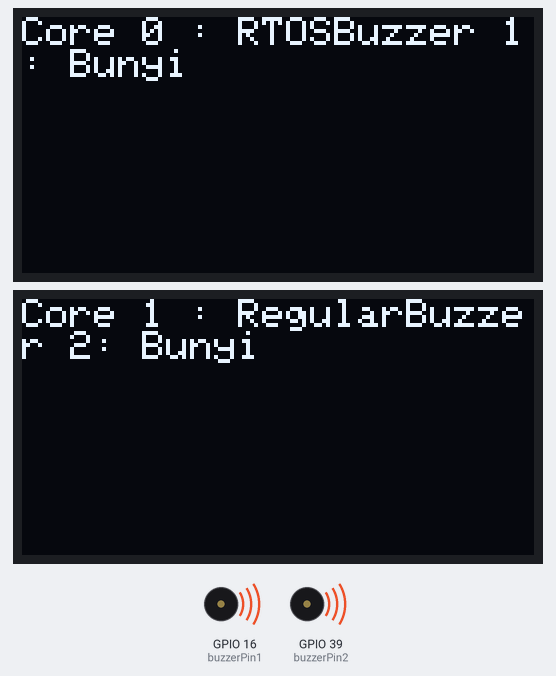
This sketch was run on a simulated ESP32-S3. Shown: 2 × 128×64 one-colour display, buzzer (waves = sounding, pin HIGH). The display library's start-up logo is not drawn.

Above: at 2.3 s.
At 4.3 s:
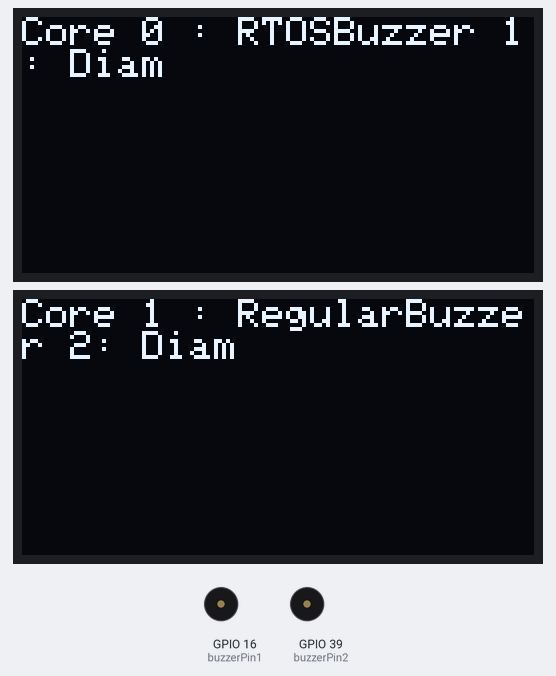
Timing chart, 0 to 40.0 s (numbered marks = the images above):
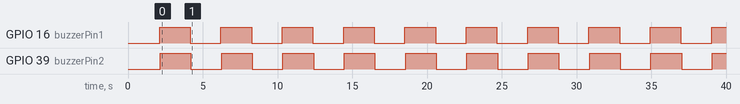

The sketch:

sketch.ino
```cpp
#include <Wire.h>
#include <Adafruit_GFX.h>
#include <Adafruit_SSD1306.h>

// Definisikan ukuran layar OLED
#define SCREEN_WIDTH 128
#define SCREEN_HEIGHT 64

// Alamat I2C untuk kedua OLED
#define OLED_ADDRESS 0x3C

// Pin untuk buzzer
const int buzzerPin1 = 16;  // Buzzer 1 di core 0
const int buzzerPin2 = 39;  // Buzzer 2 di core 1

// Status buzzer
volatile bool buzzerState1 = false;  // Status buzzer 1
volatile bool buzzerState2 = false;  // Status buzzer 2

// Inisialisasi OLED pertama (I2C di core 0, menggunakan pin 14 (SDA) dan 13 (SCL))
Adafruit_SSD1306 display1(SCREEN_WIDTH, SCREEN_HEIGHT, &Wire, -1);

// Inisialisasi OLED kedua (I2C di core 1, menggunakan pin 20 (SDA) dan 19 (SCL))
Adafruit_SSD1306 display2(SCREEN_WIDTH, SCREEN_HEIGHT, &Wire1, -1);

// Task yang dijalankan pada core 0
void core0Task(void *parameter) {
  pinMode(buzzerPin1, OUTPUT);  // Set pin buzzer 1 sebagai output

  while (true) {
    // Toggle buzzer 1
    buzzerState1 = !buzzerState1;
    digitalWrite(buzzerPin1, buzzerState1 ? HIGH : LOW);  // Menyalakan atau mematikan buzzer 1

    // Tampilkan status buzzer 1 di OLED pertama (core 0)
    display1.clearDisplay();
    display1.setTextSize(1);
    display1.setTextColor(SSD1306_WHITE);
    display1.setCursor(0, 0);
    display1.print("Core 0 : RTOS");

    // Tampilkan status buzzer 1
    display1.setCursor(0, 10);
    if (buzzerState1) {
      display1.print("Buzzer 1: Bunyi");
    } else {
      display1.print("Buzzer 1: Diam");
    }
    display1.display();

    // Tampilkan status buzzer 2 di OLED kedua (core 1)
    display2.clearDisplay();
    display2.setTextSize(1);
    display2.setTextColor(SSD1306_WHITE);
    display2.setCursor(0, 0);
    display2.print("Core 1 : Regular");

    if (buzzerState2) {
      display2.print("Buzzer 2: Bunyi");
    } else {
      display2.print("Buzzer 2: Diam");
    }
    display2.display();

    vTaskDelay(2000 / portTICK_PERIOD_MS);  // Delay 2 detik untuk update status
  }
}

// Task yang dijalankan pada core 1
void core1Task(void *parameter) {
  pinMode(buzzerPin2, OUTPUT);  // Set pin buzzer 2 sebagai output

  while (true) {
    // Toggle buzzer 2
    buzzerState2 = !buzzerState2;
    digitalWrite(buzzerPin2, buzzerState2 ? HIGH : LOW);  // Menyalakan atau mematikan buzzer 2

    // Tampilkan status buzzer 1 di OLED pertama (core 0)
    display1.clearDisplay();
    display1.setTextSize(1);
    display1.setTextColor(SSD1306_WHITE);
    display1.setCursor(0, 0);
    display1.print("Core 0 : RTOS");

    if (buzzerState1) {
      display1.print("Buzzer 1: Bunyi");
    } else {
      display1.print("Buzzer 1: Diam");
    }
    display1.display();

    // Tampilkan status buzzer 2 di OLED kedua (core 1)
    display2.clearDisplay();
    display2.setTextSize(1);
    display2.setTextColor(SSD1306_WHITE);
    display2.setCursor(0, 0);
    display2.print("Core 1 : Regular");

    if (buzzerState2) {
      display2.print("Buzzer 2: Bunyi");
    } else {
      display2.print("Buzzer 2: Diam");
    }
    display2.display();

    vTaskDelay(2000 / portTICK_PERIOD_MS);  // Delay 2 detik untuk update status
  }
}

void setup() {
  // Inisialisasi komunikasi I2C untuk OLED pertama (core 0) menggunakan pin 14 (SDA) dan 13 (SCL)
  Wire.begin(14, 13);  // SDA, SCL untuk OLED pertama di core 0

  // Inisialisasi komunikasi I2C untuk OLED kedua (core 1) menggunakan pin 20 (SDA) dan 19 (SCL)
  Wire1.begin(20, 19);  // SDA, SCL untuk OLED kedua di core 1

  // Inisialisasi OLED pertama (di core 0)
  if (!display1.begin(SSD1306_SWITCHCAPVCC, OLED_ADDRESS)) {
    Serial.println(F("Gagal menginisialisasi OLED pertama!"));
    while (true);  // Jika OLED pertama gagal inisialisasi, hentikan program
  }

  // Inisialisasi OLED kedua (di core 1)
  if (!display2.begin(SSD1306_SWITCHCAPVCC, OLED_ADDRESS)) {
    Serial.println(F("Gagal menginisialisasi OLED kedua!"));
    while (true);  // Jika OLED kedua gagal inisialisasi, hentikan program
  }

  display1.display();
  display2.display();
  delay(2000);  // Tampilkan logo awal OLED selama 2 detik

  // Buat task untuk core 0 dan core 1
  xTaskCreatePinnedToCore(core0Task, "Core0Task", 10000, NULL, 1, NULL, 0);  // Jalankan di core 0
  xTaskCreatePinnedToCore(core1Task, "Core1Task", 10000, NULL, 1, NULL, 1);  // Jalankan di core 1
}

void loop() {
  // Tidak ada kode di loop() karena tugas dijalankan di core 0 dan core 1
}
```

Measured:
- by itself, GPIO 16 (buzzerPin1), GPIO 39 (buzzerPin2): alternates HIGH for 2.1 s and LOW for 2.1 s
- what the display in image 0 shows lasts 2.0 s, from 2.2 s to 4.2 s
